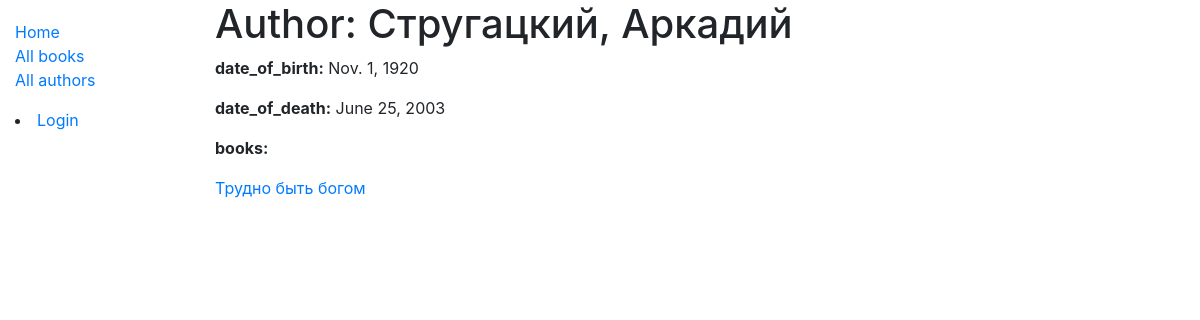
Before: /catalog/author/4 with the older database file.
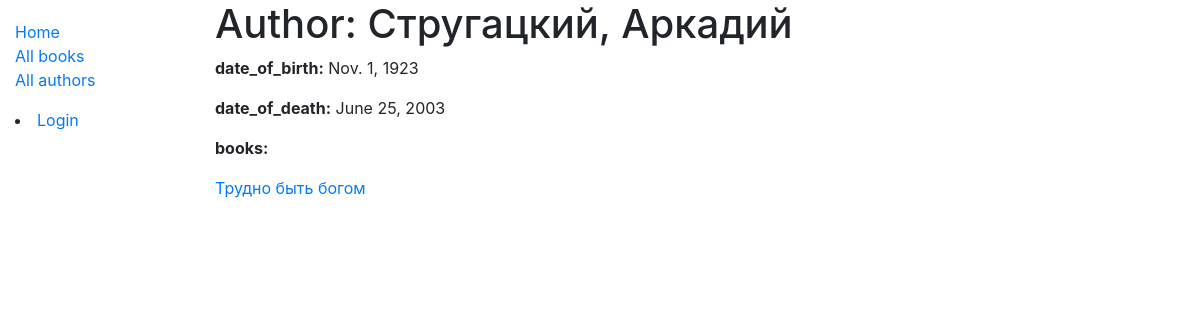
After: the same page with the newer database file.
### catalog/models.py (models this page shows, shortened)
class Author(models.Model):
    first_name = models.CharField(max_length=100)
    last_name = models.CharField(max_length=100)
    date_of_birth = models.DateField(null=True, blank=True)
    date_of_death = models.DateField('Died', null=True, blank=True)
    class Meta:
        ordering = ['last_name', 'first_name']

### catalog/views.py (the view)
# urls.py: path('author/<int:pk>', views.AuthorDetailView.as_view(), name='author-detail'),
class AuthorDetailView(generic.DetailView):
    model = Author

### catalog/templates/catalog/author_detail.html (shortened to what this page needs)
{% extends "base_generic.html" %}
{% block content %}
  <h1>Author: {{ author.first_name }}, {{ author.last_name }}</h1>
  <p><strong>date_of_birth:</strong> {{ author.date_of_birth }}</p>
  <p><strong>date_of_death:</strong> {{ author.date_of_death }}</p>
<p><strong>books:</strong>
    {% for book in author.book_set.all %}
   </p> <a href="{% url 'book-detail' book.pk %}">{{ book.title }}</a></p>
 {% endfor %}
{% endblock %}

Changed rows visible on the page:
changed Author "Стругацкий": date_of_birth "Nov. 1, 1920" → "Nov. 1, 1923"
